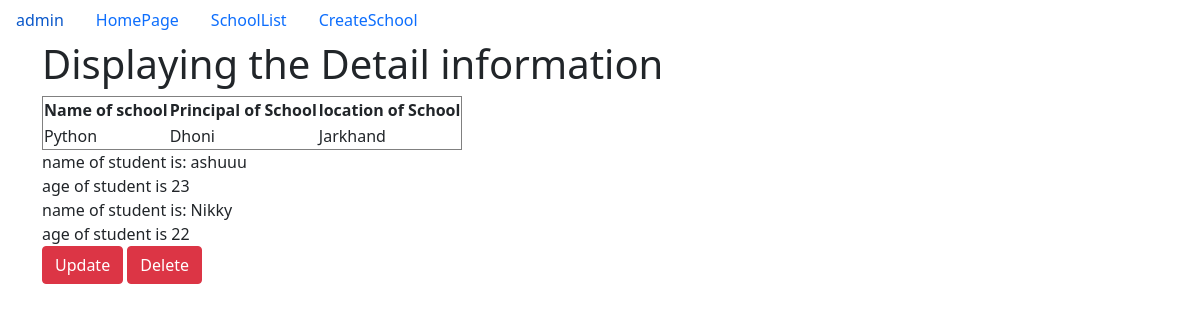
The page /2/ on the database as committed earlier.
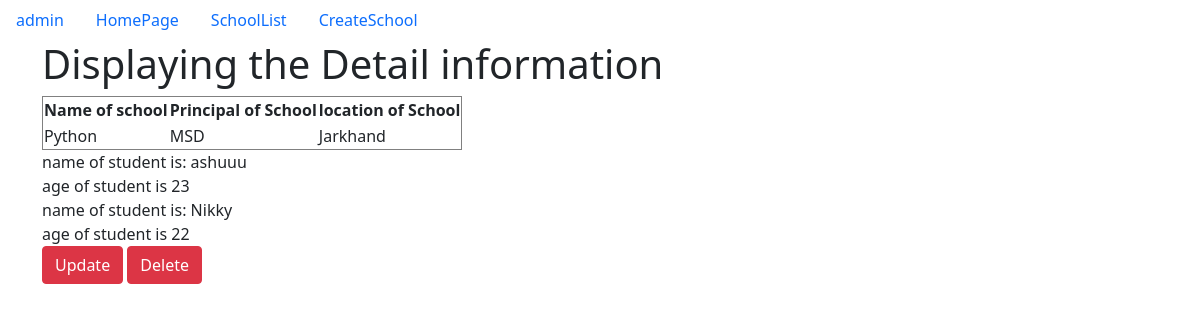
The same page on the database as committed later.
### app/models.py (models this page shows, shortened)
class School(models.Model):
    name=models.CharField(max_length=100)
    principal=models.CharField(max_length=100)
    location=models.CharField(max_length=100)

class Student(models.Model):
    name=models.CharField(max_length=100)
    age=models.PositiveIntegerField()
    school=models.ForeignKey(School,on_delete=models.CASCADE,related_name='students')

### app/views.py (the view)
# urls.py: re_path('(?P<pk>\d+)/',views.SchoolDetailView.as_view(),name='detail'),
class SchoolDetailView(DetailView):
    model=School
    context_object_name='school'

### templates/app/school_detail.html (shortened to what this page needs)
{% extends 'app/base.html' %}
    {% block body_block %}
    <div class='container'>
        <div class='jumbotron'>
                <h1>Displaying the Detail information</h1>
                <table border='1px'>
                    <tr><th>Name of school</th>
                    <th>Principal of School</th>
                <th>location of School</th></tr>
                <tr>
                    <td>{{school.name}}</td>
                    <td>{{school.principal}}</td>
                    <td>{{school.location}}</td>
                </tr>
                </table>
                {% for student in school.students.all %}
                name of student is: {{student.name}}<br>
                age of student is {{student.age}}<br>
                {% endfor %}
        </div>
        <a href="{% url 'update' pk=school.pk %}" class='btn btn-danger'>Update</a>
        <a href="{% url 'delete' pk=school.pk %}" class='btn btn-danger'>Delete</a>
    </div>
    {% endblock %}

### templates/app/base.html (shortened to what this page needs)
<!doctype html>
<html lang="en">
  <head>
    <link href="https://cdn.jsdelivr.net/npm/bootstrap@5.0.1/dist/css/bootstrap.min.css" rel="stylesheet">
  </head>
  <body>
    <nav class='nav'>
        <a class='nav-link' href="{% url 'admin:index' %}">admin</a>
        <a class='nav-link' href="{% url 'home' %}">HomePage</a>
        <a class='nav-link' href="{% url 'list' %}">SchoolList</a>
        <a class='nav-link' href="{% url 'create' %}">CreateSchool</a>
    </nav>
    {% block body_block %}
    {% endblock %}
  </body>
</html>

Rows that differ between the two databases and show on the page:
changed School "Python": principal "Dhoni" → "MSD"
